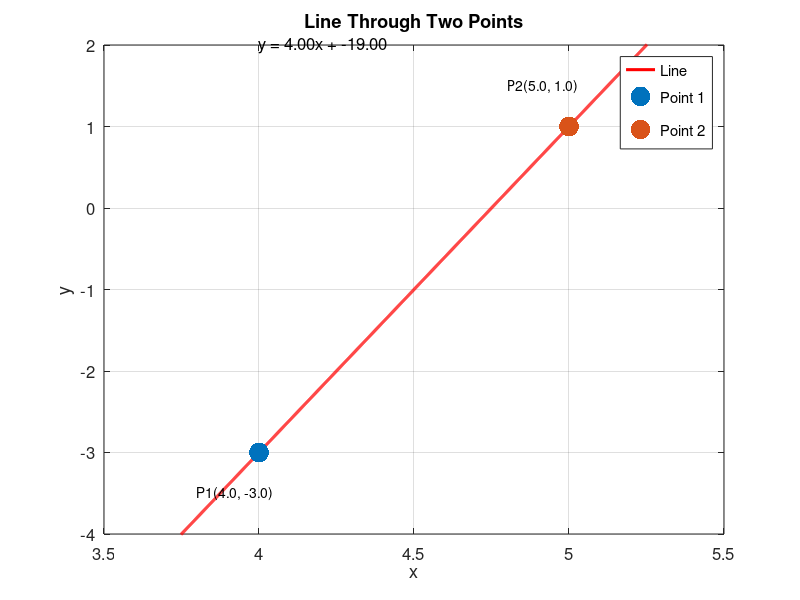

Write the MATLAB code that produced this figure.
%-------------------------------------------------------------------------%
%   __  __    _  _____ _        _    ____    _  _      ____    _ ____     %
%  |  \/  |  / \|_   _| |      / \  | __ )  | || |    / ___|__| |  _ \    %
%  | |\/| | / _ \ | | | |     / _ \ |  _ \  | || |_  | |   / _` | |_) |   %
%  | |  | |/ ___ \| | | |___ / ___ \| |_) | |__   _| | |__| (_| |  __/    %
%  |_|  |_/_/   \_\_| |_____/_/   \_\____/     |_|    \____\__,_|_|       %
%                                                                         %
%-------------------------------------------------------------------------%
%                                                                         %
%   Author: Marco Mehl      <marco.mehl@polimi.it>                        %
%           Timoteo Dinelli <timoteo.dinelli@polimi.it>                   %
%                                                                         %
%   CRECK Modeling Group <http://creckmodeling.polimi.it>                 %
%   Department of Chemistry, Materials and Chemical Engineering           %
%   Politecnico di Milano                                                 %
%   P.zza Leonardo da Vinci 32, 20133 Milano                              %
%                                                                         %
% ----------------------------------------------------------------------- %
%% Line Plotting Between Two Points
% This script demonstrates how to:
% 1. Calculate the equation of a line passing through two points
% 2. Plot the line with a specified range
% 3. Visualize the points using scatter plot
%
% The line equation is y = mx + q, where:
% - m is the slope
% - q is the y-intercept

% Clear workspace and prepare for fresh plotting
clear all   % Remove all variables from workspace
close all   % Close all figure windows
clc         % Clear command window

%% Define Points
% Define two points in 2D space: P1(x1,y1) and P2(x2,y2)
P1 = [4 -3];    % Point 1: (4, -3)
P2 = [5 1];     % Point 2: (5, 1)

%% Calculate Line Equation
% Calculate slope (m) using the point-slope formula: m = (y2-y1)/(x2-x1)
m = (P2(2) - P1(2)) / (P2(1) - P1(1));

% Calculate y-intercept (q) using point-slope form: y1 = mx1 + q
% Rearranging to solve for q: q = y1 - mx1
q = P1(2) - m * P1(1);

%% Generate Points for Line Plot
% Create x-coordinates with small steps for smooth line
% Range is extended slightly beyond the points for better visualization
x = 3.5:0.001:5.5;  % x values from 3.5 to 5.5 with 0.001 step size

% Calculate corresponding y-coordinates using y = mx + q
% Pre-allocate array for better performance
y = zeros(size(x));
for i = 1:length(x)
    y(i) = m*x(i) + q;
end

% Note: This loop could be vectorized in MATLAB:
% y = m*x + q;

%% Create Visualization
% Create new figure and hold on to add multiple plots
figure;
hold on

% Plot the line
plot(x, y, ...
    'LineWidth', 2.2, ...     % Set line thickness
    'Color', 'red')           % Set line color

% Plot the points using scatter
scatter(P1(1), P1(2), 200, 'filled', 'o')  % Plot Point 1
scatter(P2(1), P2(2), 200, 'filled', 'o')  % Plot Point 2

% Enhance plot appearance
grid on                       % Add grid lines
xlabel('x')                   % Add x-axis label
ylabel('y')                   % Add y-axis label
title('Line Through Two Points')  % Add title

% Add legend
legend('Line', 'Point 1', 'Point 2', 'Location', 'best')

% Optional: Add text labels for points
text(P1(1)-0.2, P1(2)-0.5, sprintf('P1(%.1f, %.1f)', P1(1), P1(2)))
text(P2(1)-0.2, P2(2)+0.5, sprintf('P2(%.1f, %.1f)', P2(1), P2(2)))

% Add text showing line equation
equation = sprintf('y = %.2fx + %.2f', m, q);
text(4, 2, equation, 'FontSize', 12)

% Adjust axis for better visualization
axis([3.5 5.5 -4 2])         % Set axis limits
set(gca, 'FontSize', 12)     % Set font size
box on                       % Add box around plot

% Display line parameters in command window
fprintf('Line equation: y = %.2fx + %.2f\n', m, q)
fprintf('Slope (m): %.2f\n', m)
fprintf('Y-intercept (q): %.2f\n', q)
